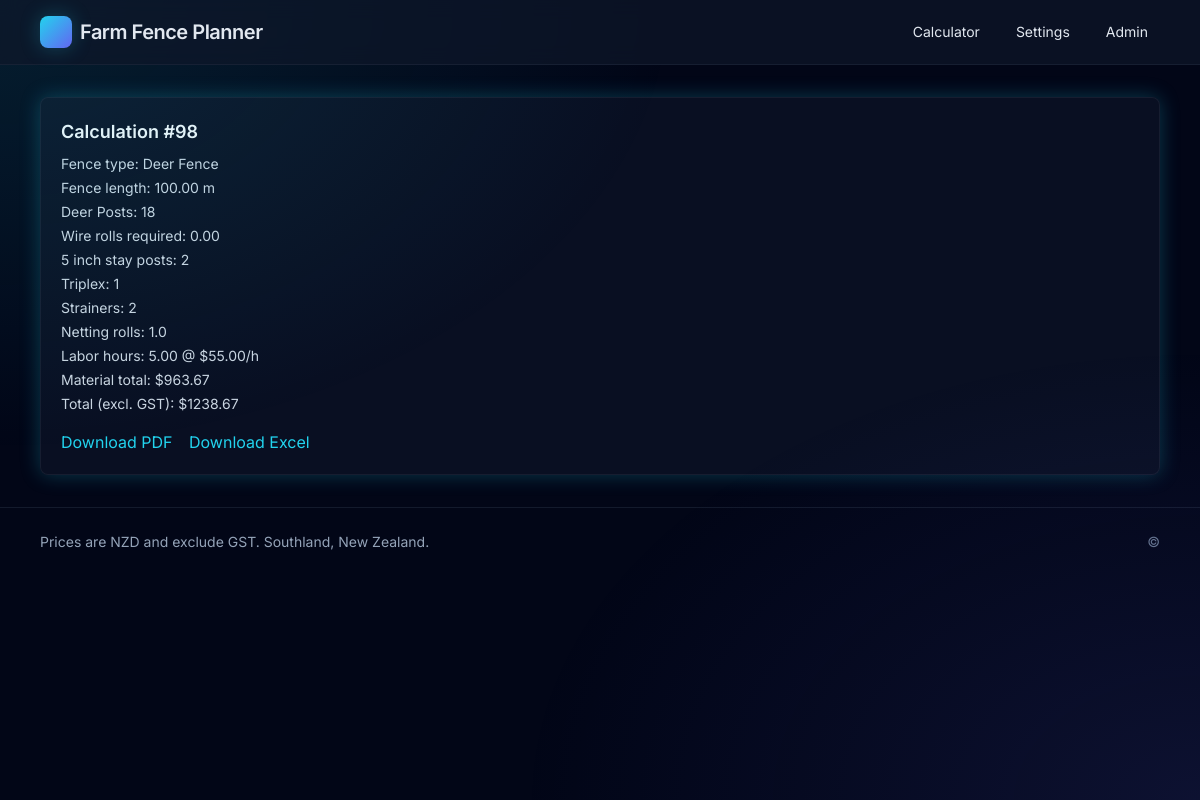
Screenshot of /calculation/98 with the database file from the repository.
### fence_calculator/models.py (models this page shows, shortened)
class FenceCalculation(models.Model):
    fence_type = models.ForeignKey(FenceType, on_delete=models.PROTECT)
    fence_length = models.DecimalField(max_digits=10, decimal_places=2)
    posts_required = models.PositiveIntegerField()
    wire_length_meters = models.DecimalField(max_digits=10, decimal_places=2)
    wire_rolls_required = models.DecimalField(max_digits=8, decimal_places=2)
    netting_type = models.CharField(max_length=20, default='none')
    netting_height_cm = models.DecimalField(max_digits=6, decimal_places=2, null=True, blank=True)
    electric_outrigger = models.BooleanField(default=False)
    labor_hours = models.DecimalField(max_digits=6, decimal_places=2)
    labor_rate_per_hour = models.DecimalField(max_digits=6, decimal_places=2)
    labor_cost = models.DecimalField(max_digits=10, decimal_places=2)
    material_costs = models.JSONField(default=dict)
    total_material_cost = models.DecimalField(max_digits=12, decimal_places=2)
    total_cost = models.DecimalField(max_digits=12, decimal_places=2)
    price_overrides = models.JSONField(default=dict, blank=True)
    user_session = models.CharField(max_length=64, blank=True)
    created_at = models.DateTimeField(auto_now_add=True)

class TimeStampedModel(models.Model):
    created_at = models.DateTimeField(auto_now_add=True)
    updated_at = models.DateTimeField(auto_now=True)
    class Meta:
        abstract = True

class FenceType(TimeStampedModel):
    NAME_CHOICES = [
        ('2_wire_electric', '2 Wire Electric'),
        ('3_wire_electric', '3 Wire Electric'),
        ('9_wire_hot', '9 Wire Hot'),
        ('9_wire_barb', '9 Wire Barb'),
        ('netting_hot', 'Netting + Hot'),
        ('deer', 'Deer Fence'),
    ]
    name = models.CharField(max_length=50, choices=NAME_CHOICES, unique=True)
    display_name = models.CharField(max_length=100)
    description = models.TextField(blank=True)
    post_spacing = models.DecimalField(max_digits=5, decimal_places=2, validators=[MinValueValidator(Decimal('0.01'))])
    wire_count = models.PositiveIntegerField()
    requires_insulators = models.BooleanField(default=False)
    requires_strainers = models.BooleanField(default=True)
    requires_energiser = models.BooleanField(default=False)
    post_material = models.ForeignKey(Material, on_delete=models.PROTECT, related_name='post_fence_types', null=True, blank=True)
    wire_material = models.ForeignKey(Material, on_delete=models.PROTECT, related_name='wire_fence_types', null=True, blank=True)
    barb_wire_material = models.ForeignKey(Material, on_delete=models.PROTECT, related_name='barb_wire_fence_types', null=True, blank=True)
    netting_material = models.ForeignKey(Material, on_delete=models.PROTECT, related_name='netting_fence_types', null=True, blank=True)
    is_active = models.BooleanField(default=True)
    def __str__(self) -> str:
        return self.display_name or self.get_name_display()

### fence_calculator/views.py (the view)
# urls.py: path('calculation/<int:pk>', views.calculation_detail, name='calculation_detail'),
def calculation_detail(request: HttpRequest, pk: int) -> HttpResponse:
    calc = get_object_or_404(FenceCalculation, pk=pk)
    return render(request, 'fence_calculator/calculation_detail.html', {'calc': calc})

### templates/fence_calculator/calculation_detail.html
{% extends 'base.html' %}
{% block content %}
<div class="rounded-lg p-5 border border-slate-800/60 bg-slate-900/60 shadow-glow">
  <h2 class="text-lg font-semibold mb-2 text-slate-100">Calculation #{{ calc.id }}</h2>
  <div class="text-sm space-y-1 text-slate-300">
    <div>Fence type: {{ calc.fence_type }}</div>
    <div>Fence length: {{ calc.fence_length }} m</div>
    {% if calc.material_costs.posts %}
    <div>{{ calc.material_costs.posts.material }}: {{ calc.material_costs.posts.quantity }}</div>
    {% else %}
    <div>5inch posts: {{ calc.posts_required }}</div>
    {% endif %}
    <div>Wire rolls required: {{ calc.wire_rolls_required }}</div>
    {% if calc.material_costs.stay_posts %}
    <div>5 inch stay posts: {{ calc.material_costs.stay_posts.quantity }}</div>
    {% endif %}
    {% if calc.material_costs.triplex %}
    <div>Triplex: {{ calc.material_costs.triplex.quantity }}</div>
    {% endif %}
    {% if calc.material_costs.strainers %}
    <div>Strainers: {{ calc.material_costs.strainers.quantity }}</div>
    {% endif %}
    {% if calc.material_costs.netting %}
    <div>Netting rolls: {{ calc.material_costs.netting.quantity }}</div>
    {% endif %}
    <div>Labor hours: {{ calc.labor_hours }} @ ${{ calc.labor_rate_per_hour }}/h</div>
    <div>Material total: ${{ calc.total_material_cost }}</div>
    <div>Total (excl. GST): ${{ calc.total_cost }}</div>
  </div>
  <div class="mt-4 space-x-3">
    <a href="/export_pdf/{{ calc.id }}" class="text-primary-400 hover:text-primary-300 underline-offset-2 hover:underline">Download PDF</a>
    <a href="/export_excel/{{ calc.id }}" class="text-primary-400 hover:text-primary-300 underline-offset-2 hover:underline">Download Excel</a>
  </div>
  </div>
{% endblock %}

### rows the page displays
FenceCalculation: id "98", fence_type "Deer Fence", fence_length "100.00", material_costs.posts.material "Deer Posts", material_costs.posts.quantity "18", wire_rolls_required "0.00", material_costs.stay_posts.quantity "2", material_costs.triplex.quantity "1", material_costs.strainers.quantity "2", material_costs.netting.quantity "1.0", labor_hours "5.00", labor_rate_per_hour "55.00", total_material_cost "963.67", total_cost "1238.67"
